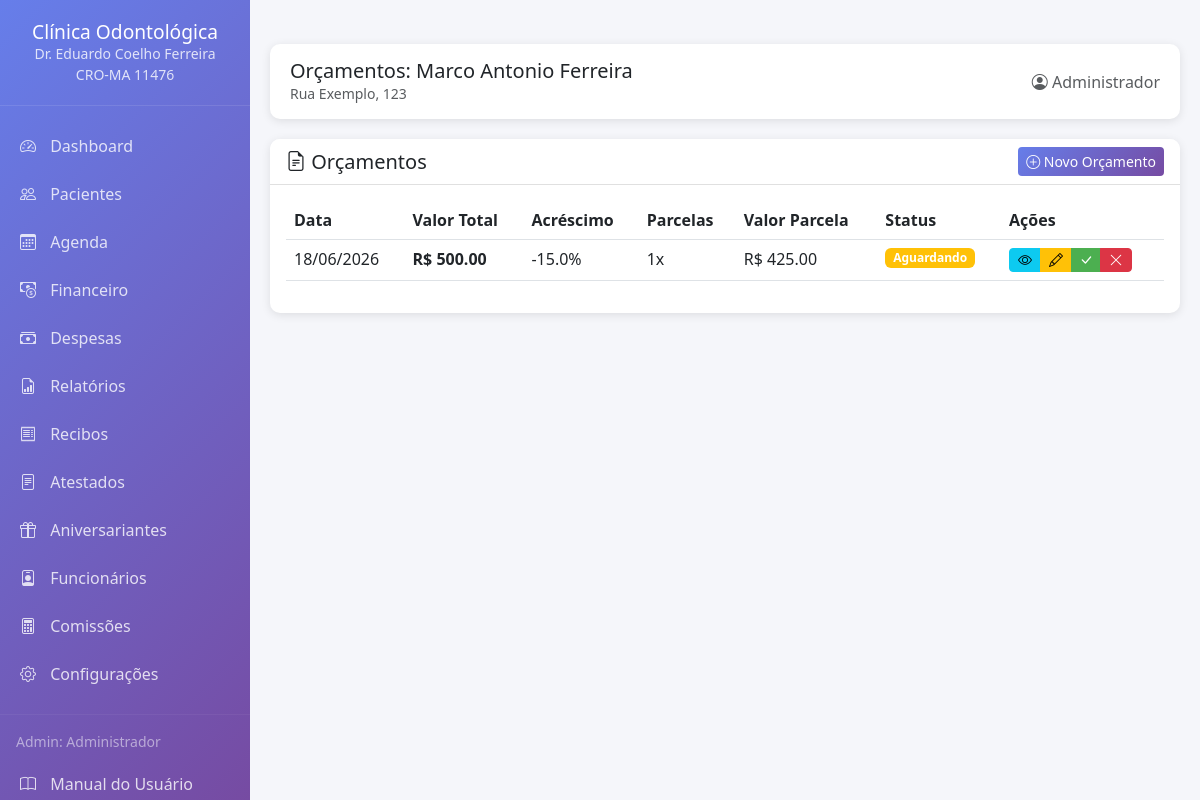
Page /orcamento/1 (signed in) on the committed database.
### app.py (models this page shows, shortened)
class ConfiguracaoClinica(db.Model):
    __tablename__ = 'configuracao_clinica'
    id = db.Column(db.Integer, primary_key=True)
    nome_clinica = db.Column(db.String(200), nullable=False)
    endereco = db.Column(db.String(300), nullable=False)
    cidade = db.Column(db.String(100))
    estado = db.Column(db.String(2))
    cep = db.Column(db.String(10))
    email = db.Column(db.String(120))
    telefone = db.Column(db.String(20))
    nome_doutor = db.Column(db.String(200))
    cro = db.Column(db.String(20))
    cpf_doutor = db.Column(db.String(14))       # NOVO
    cnpj_clinica = db.Column(db.String(18))      # NOVO
    inscricao_municipal = db.Column(db.String(20))  # NOVO
    iss_percentual = db.Column(db.Float, default=5.0)  # NOVO
    @staticmethod
    def get_configuracao():
        config = ConfiguracaoClinica.query.first()
        return config

class Usuario(UserMixin, db.Model):
    __tablename__ = 'usuarios'
    id = db.Column(db.Integer, primary_key=True)
    username = db.Column(db.String(80), unique=True, nullable=False)
    password_hash = db.Column(db.String(200), nullable=False)
    nome_completo = db.Column(db.String(200))
    email = db.Column(db.String(120))
    cargo = db.Column(db.String(50), default='Dentista')
    cro = db.Column(db.String(20))
    cpf = db.Column(db.String(14))
    especialidade = db.Column(db.String(100))
    comissao_percentual = db.Column(db.Float, default=0.0)
    ativo = db.Column(db.Boolean, default=True)
    data_cadastro = db.Column(db.DateTime, default=datetime.utcnow)
    agendamentos = db.relationship('Agendamento', backref='profissional', lazy=True)
    tratamentos = db.relationship('FichaTratamento', backref='profissional', lazy=True)
    def tem_permissao(self, modulo):
        permissoes = {
            'Admin': [
                'dashboard', 'pacientes', 'ficha_clinica', 'ficha_ortodontica',
                'ficha_tratamento', 'odontograma', 'orcamento', 'agenda',
                'atestados', 'historico', 'aniversariantes', 'financeiro',
                'configuracao', 'funcionarios', 'comissoes', 'arquivos',
                'editar_pacientes', 'deletar_pacientes', 'editar_tratamentos',
                'excluir_tratamentos', 'ver_financeiro', 'editar_configuracao'
            ],
            'Dentista': [
                'dashboard', 'pacientes', 'ficha_clinica', 'ficha_ortodontica',
                'ficha_tratamento', 'odontograma', 'orcamento', 'agenda',
                'atestados', 'historico', 'aniversariantes', 'arquivos',
                'editar_tratamentos'
            ],
            'Secretaria': [
                'dashboard', 'pacientes', 'ficha_clinica', 'agenda',
                'atestados', 'aniversariantes', 'arquivos',
                'editar_pacientes'
            ],
            'Auxiliar': [
                'dashboard', 'pacientes', 'agenda', 'arquivos'
            ]
        }
        return modulo in permissoes.get(self.cargo, [])

class Paciente(db.Model):
    __tablename__ = 'pacientes'
    id = db.Column(db.Integer, primary_key=True)
    nome = db.Column(db.String(200), nullable=False)
    cpf = db.Column(db.String(14), unique=True, nullable=False)
    data_nascimento = db.Column(db.Date, nullable=False)
    endereco = db.Column(db.String(300))
    celular = db.Column(db.String(20))
    email = db.Column(db.String(120))
    data_cadastro = db.Column(db.DateTime, default=datetime.utcnow)
    observacoes = db.Column(db.Text)
    ativo = db.Column(db.Boolean, default=True)
    fichas_tratamento = db.relationship('FichaTratamento', backref='paciente', lazy=True)
    agendamentos = db.relationship('Agendamento', backref='paciente', lazy=True)
    historico = db.relationship('HistoricoPaciente', backref='paciente', lazy=True)

class Orcamento(db.Model):
    __tablename__ = 'orcamentos'
    id = db.Column(db.Integer, primary_key=True)
    paciente_id = db.Column(db.Integer, db.ForeignKey('pacientes.id'), nullable=False)
    data_criacao = db.Column(db.Date, default=date.today)
    status = db.Column(db.String(20), default='Aguardando')
    valor_total = db.Column(db.Float, default=0.0)
    parcelas = db.Column(db.Integer, default=1)
    valor_parcela = db.Column(db.Float, default=0.0)
    acrescimo_percentual = db.Column(db.Float, default=0.0)
    acrescimo_valor = db.Column(db.Float, default=0.0)
    valor_total_com_acrescimo = db.Column(db.Float, default=0.0)
    data_aprovacao = db.Column(db.Date)
    observacoes = db.Column(db.Text)
    paciente = db.relationship('Paciente', backref=db.backref('orcamentos', lazy=True))
    itens = db.relationship('ItemOrcamento', backref='orcamento', lazy=True, cascade='all, delete-orphan')

### app.py (the view)
@app.route('/orcamento/<int:paciente_id>')
@requer_permissao('orcamento')
def orcamento(paciente_id):
    config = ConfiguracaoClinica.get_configuracao()
    paciente = db.session.get(Paciente, paciente_id)
    if not paciente:
        flash('Paciente não encontrado!', 'error')
        return redirect(url_for('listar_pacientes'))
    orcamentos = Orcamento.query.filter_by(paciente_id=paciente_id).order_by(Orcamento.data_criacao.desc()).all()
    return render_template('orcamento.html', config=config, paciente=paciente, orcamentos=orcamentos)

### app.py (called while the page is built)
@login_manager.user_loader
def load_user(user_id):
    return db.session.get(Usuario, int(user_id))

def requer_permissao(modulo):
    def decorator(f):
        @wraps(f)
        def decorated_function(*args, **kwargs):
            if not current_user.is_authenticated:
                return redirect(url_for('login'))
            if not current_user.tem_permissao(modulo):
                flash('Você não tem permissão para acessar esta área!', 'error')
                return redirect(url_for('dashboard'))
            return f(*args, **kwargs)
        return decorated_function
    return decorator

### templates/orcamento.html (shortened to what this page needs)
﻿{% extends "base.html" %}
{% block header_title %}Orçamentos: {{ paciente.nome }}{% endblock %}
{% block content %}
<div class="card">
    <div class="card-header d-flex justify-content-between align-items-center">
        <h5 class="mb-0"><i class="bi bi-file-earmark-text"></i> Orçamentos</h5>
        <a href="/orcamento/novo/{{ paciente.id }}" class="btn btn-primary btn-sm">
            <i class="bi bi-plus-circle"></i> Novo Orçamento
        </a>
    </div>
    <div class="card-body">
        {% if orcamentos %}
        <div class="table-responsive">
            <table class="table table-hover">
                <thead>
                    <tr>
                        <th>Data</th>
                        <th>Valor Total</th>
                        <th>Acréscimo</th>
                        <th>Parcelas</th>
                        <th>Valor Parcela</th>
                        <th>Status</th>
                        <th>Ações</th>
                    </tr>
                </thead>
                <tbody>
                    {% for orc in orcamentos %}
                    <tr>
                        <td>{{ orc.data_criacao.strftime('%d/%m/%Y') }}</td>
                        <td><strong>R$ {{ "%.2f"|format(orc.valor_total) }}</strong></td>
                        <td>{{ "%.1f"|format(orc.acrescimo_percentual) }}%</td>
                        <td>{{ orc.parcelas }}x</td>
                        <td>R$ {{ "%.2f"|format(orc.valor_parcela) }}</td>
                        <td>
                            {% if orc.status == 'Aprovado' %}
                            <span class="badge bg-success">Aprovado</span>
                            {% elif orc.status == 'Recusado' %}
                            <span class="badge bg-danger">Recusado</span>
                            {% else %}
                            <span class="badge bg-warning">Aguardando</span>
                            {% endif %}
                        </td>
                        <td>
							<div class="btn-group">
								<a href="/orcamento/ver/{{ orc.id }}" class="btn btn-sm btn-info" target="_blank">
									<i class="bi bi-eye"></i>
								</a>
								<a href="/orcamento/editar/{{ orc.id }}" class="btn btn-sm btn-warning">
									<i class="bi bi-pencil"></i>
								</a>
								<button class="btn btn-sm btn-success" onclick="mudarStatus({{ orc.id }}, 'Aprovado')">
									<i class="bi bi-check-lg"></i>
								</button>
								<button class="btn btn-sm btn-danger" onclick="mudarStatus({{ orc.id }}, 'Recusado')">
									<i class="bi bi-x-lg"></i>
								</button>
							</div>
						</td>
                    </tr>
                    {% endfor %}
                </tbody>
            </table>
        </div>
        {% endif %}
    </div>
</div>
{% endblock %}

### templates/base.html (shortened to what this page needs)
﻿<!DOCTYPE html>
<html lang="pt-BR">
<head>
    <link href="https://cdn.jsdelivr.net/npm/bootstrap@5.3.0/dist/css/bootstrap.min.css" rel="stylesheet">
    <link href="https://cdn.jsdelivr.net/npm/bootstrap-icons@1.11.0/font/bootstrap-icons.css" rel="stylesheet">
    <link href="https://cdnjs.cloudflare.com/ajax/libs/font-awesome/6.4.0/css/all.min.css" rel="stylesheet">
</head>
<body>
    <div class="sidebar">
        <div class="logo">
            <h4>{{ config.nome_clinica }}</h4>
            <small>Dr. {{ config.nome_doutor }}</small>
            <br>
            <small>{{ config.cro }}</small>
        </div>
        <nav class="nav flex-column mt-3">
            <a class="nav-link {{ 'active' if request.endpoint == 'dashboard' }}" href="{{ url_for('dashboard') }}">
                <i class="bi bi-speedometer2"></i> Dashboard
            </a>
            {% if current_user.tem_permissao('pacientes') %}
            <a class="nav-link {{ 'active' if 'pacientes' in request.endpoint }}" href="{{ url_for('listar_pacientes') }}">
                <i class="bi bi-people"></i> Pacientes
            </a>
            {% endif %}
            {% if current_user.tem_permissao('agenda') %}
            <a class="nav-link {{ 'active' if request.endpoint == 'agenda' }}" href="{{ url_for('agenda') }}">
                <i class="bi bi-calendar3"></i> Agenda
            </a>
            {% endif %}
            {% if current_user.tem_permissao('ver_financeiro') %}
            <a class="nav-link {{ 'active' if 'financeiro' in request.endpoint }}" href="{{ url_for('financeiro') }}">
                <i class="bi bi-cash-coin"></i> Financeiro
            </a>
            {% endif %}
            {% if current_user.tem_permissao('ver_financeiro') %}
            <a class="nav-link {{ 'active' if 'despesas' in request.endpoint }}" href="{{ url_for('despesas') }}">
                <i class="bi bi-cash-stack"></i> Despesas
            </a>
            {% endif %}
            {% if current_user.tem_permissao('ver_financeiro') %}
            <a class="nav-link {{ 'active' if 'relatorios' in request.endpoint }}" href="{{ url_for('relatorios') }}">
                <i class="bi bi-file-earmark-bar-graph"></i> Relatórios
            </a>
            {% endif %}
			{% if current_user.tem_permissao('ver_financeiro') %}
			<a class="nav-link {{ 'active' if 'recibos' in request.endpoint }}" href="{{ url_for('recibos') }}">
				<i class="bi bi-receipt"></i> Recibos
			</a>
			{% endif %}
            {% if current_user.tem_permissao('atestados') %}
            <a class="nav-link {{ 'active' if request.endpoint == 'atestados' }}" href="{{ url_for('atestados') }}">
                <i class="bi bi-file-text"></i> Atestados
            </a>
            {% endif %}
            {% if current_user.tem_permissao('aniversariantes') %}
            <a class="nav-link {{ 'active' if request.endpoint == 'aniversariantes' }}" href="{{ url_for('aniversariantes') }}">
                <i class="bi bi-gift"></i> Aniversariantes
            </a>
            {% endif %}
            {% if current_user.tem_permissao('funcionarios') %}
            <a class="nav-link {{ 'active' if 'funcionarios' in request.endpoint or request.endpoint == 'relatorio_comissoes' }}" href="{{ url_for('listar_funcionarios') }}">
                <i class="bi bi-person-badge"></i> Funcionários
            </a>
            {% endif %}
            {% if current_user.tem_permissao('comissoes') %}
            <a class="nav-link {{ 'active' if request.endpoint == 'relatorio_comissoes' }}" href="{{ url_for('relatorio_comissoes') }}">
                <i class="bi bi-calculator"></i> Comissões
            </a>
            {% endif %}
            {% if current_user.tem_permissao('editar_configuracao') %}
            <a class="nav-link {{ 'active' if request.endpoint == 'configuracao' }}" href="{{ url_for('configuracao') }}">
                <i class="bi bi-gear"></i> Configurações
            </a>
			{% endif %}
            <hr class="my-3" style="border-color: rgba(255,255,255,0.2);">
            <div class="px-3 mb-2">
                <small class="text-white-50">{{ current_user.cargo }}: {{ current_user.nome_completo }}</small>
            </div>
            <a class="nav-link" href="https://github.com/mileac/clinica-odontologica/blob/main/MANUAL.md" target="_blank">
				<i class="bi bi-book"></i> Manual do Usuário
			</a>
        </nav>
    </div>
    <div class="main-content">
        <div class="header-bar d-flex justify-content-between align-items-center">
            <div>
                <h5 class="mb-0">{% block header_title %}{% endblock %}</h5>
                <small class="text-muted">{{ config.endereco }}</small>
            </div>
            <div>
                <span class="text-muted">
                    <i class="bi bi-person-circle"></i> {{ current_user.nome_completo }}
                </span>
            </div>
        </div>
        {% block content %}{% endblock %}
    </div>
</body>
</html>

### templates/base.html (style rules this page uses)
:root { --primary-color: #1a73e8; --secondary-color: #4CAF50; --background-color: #f5f6fa; --sidebar-width: 250px; }
body { background-color: var(--background-color); font-family: 'Segoe UI', Tahoma, Geneva, Verdana, sans-serif; }
.sidebar { position: fixed; left: 0; top: 0; bottom: 0; width: var(--sidebar-width); background: linear-gradient(135deg, #667eea 0%, #764ba2 100%); color: white; z-index: 1000; overflow-y: auto; }
.sidebar .logo { padding: 20px; text-align: center; border-bottom: 1px solid rgba(255,255,255,0.1); }
.sidebar .logo h4 { margin: 0; font-size: 1.2rem; }
.sidebar .logo small { opacity: 0.8; }
.sidebar .nav-link { color: rgba(255,255,255,0.8); padding: 12px 20px; transition: all 0.3s; }
.sidebar .nav-link i { margin-right: 10px; }
.main-content { margin-left: var(--sidebar-width); padding: 20px; }
.header-bar { background: white; padding: 15px 20px; border-radius: 10px; box-shadow: 0 2px 10px rgba(0,0,0,0.1); margin-bottom: 20px; }
.card { border: none; border-radius: 10px; box-shadow: 0 2px 10px rgba(0,0,0,0.1); margin-bottom: 20px; }
.card-header { background: white; border-bottom: 1px solid #e0e0e0; border-radius: 10px 10px 0 0 !important; font-weight: 600; }
.btn-primary { background: linear-gradient(135deg, #667eea 0%, #764ba2 100%); border: none; }
.btn-success { background: var(--secondary-color); border: none; }

### rows in the picture
ConfiguracaoClinica: nome_clinica "Clínica Odontológica", nome_doutor "Eduardo Coelho Ferreira", cro "CRO-MA 11476", endereco "Rua Exemplo, 123"
Usuario: cargo "Admin", nome_completo "Administrador"
Paciente: nome "Marco Antonio Ferreira"
Orcamento: data_criacao "18/06/2026", valor_total "500.00", acrescimo_percentual "-15.0", parcelas "1", valor_parcela "425.00", status "Aguardando"
